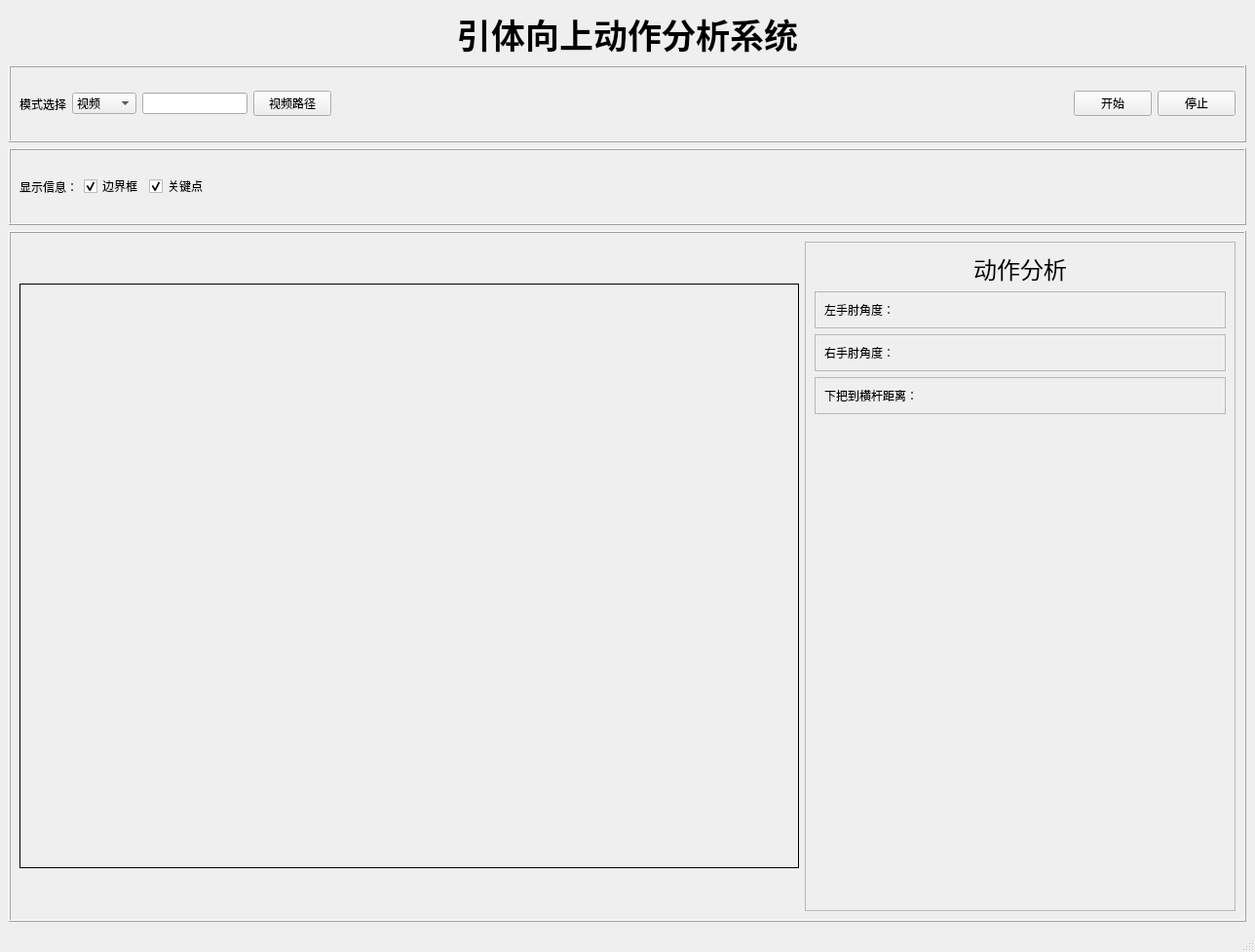
<?xml version="1.0" encoding="UTF-8"?>
<ui version="4.0">
 <class>MainWindow</class>
 <widget class="QMainWindow" name="MainWindow">
  <property name="geometry">
   <rect>
    <x>0</x>
    <y>0</y>
    <width>1288</width>
    <height>977</height>
   </rect>
  </property>
  <property name="windowTitle">
   <string>MainWindow</string>
  </property>
  <widget class="QWidget" name="centralwidget">
   <property name="layoutDirection">
    <enum>Qt::LeftToRight</enum>
   </property>
   <layout class="QVBoxLayout" name="verticalLayout" stretch="0,1,1,9">
    <item>
     <widget class="QLabel" name="label">
      <property name="font">
       <font>
        <family>宋体</family>
        <pointsize>26</pointsize>
        <weight>75</weight>
        <italic>false</italic>
        <bold>true</bold>
       </font>
      </property>
      <property name="layoutDirection">
       <enum>Qt::LeftToRight</enum>
      </property>
      <property name="styleSheet">
       <string notr="true"/>
      </property>
      <property name="text">
       <string>引体向上动作分析系统</string>
      </property>
      <property name="alignment">
       <set>Qt::AlignCenter</set>
      </property>
     </widget>
    </item>
    <item>
     <widget class="QFrame" name="frame_3">
      <property name="frameShape">
       <enum>QFrame::Box</enum>
      </property>
      <property name="frameShadow">
       <enum>QFrame::Raised</enum>
      </property>
      <layout class="QHBoxLayout" name="horizontalLayout">
       <item>
        <widget class="QLabel" name="label_2">
         <property name="text">
          <string>模式选择</string>
         </property>
        </widget>
       </item>
       <item>
        <widget class="QComboBox" name="comboBox_select_model">
         <item>
          <property name="text">
           <string>视频</string>
          </property>
         </item>
         <item>
          <property name="text">
           <string>摄像头</string>
          </property>
         </item>
        </widget>
       </item>
       <item>
        <widget class="QLineEdit" name="lineEdit_video_path">
         <property name="sizePolicy">
          <sizepolicy hsizetype="Minimum" vsizetype="Fixed">
           <horstretch>0</horstretch>
           <verstretch>0</verstretch>
          </sizepolicy>
         </property>
        </widget>
       </item>
       <item>
        <widget class="QPushButton" name="button_select_video">
         <property name="text">
          <string>视频路径</string>
         </property>
        </widget>
       </item>
       <item>
        <spacer name="horizontalSpacer">
         <property name="orientation">
          <enum>Qt::Horizontal</enum>
         </property>
         <property name="sizeHint" stdset="0">
          <size>
           <width>40</width>
           <height>20</height>
          </size>
         </property>
        </spacer>
       </item>
       <item>
        <widget class="QPushButton" name="button_start">
         <property name="text">
          <string>开始</string>
         </property>
        </widget>
       </item>
       <item>
        <widget class="QPushButton" name="button_stop">
         <property name="text">
          <string>停止</string>
         </property>
        </widget>
       </item>
      </layout>
     </widget>
    </item>
    <item>
     <widget class="QFrame" name="frame_4">
      <property name="frameShape">
       <enum>QFrame::Box</enum>
      </property>
      <property name="frameShadow">
       <enum>QFrame::Raised</enum>
      </property>
      <layout class="QHBoxLayout" name="horizontalLayout_3">
       <item>
        <widget class="QLabel" name="label_3">
         <property name="text">
          <string>显示信息：</string>
         </property>
        </widget>
       </item>
       <item>
        <widget class="QCheckBox" name="checkBox_show_box">
         <property name="text">
          <string>边界框</string>
         </property>
         <property name="checked">
          <bool>true</bool>
         </property>
        </widget>
       </item>
       <item>
        <widget class="QCheckBox" name="checkBox_show_kpts">
         <property name="text">
          <string>关键点</string>
         </property>
         <property name="checked">
          <bool>true</bool>
         </property>
        </widget>
       </item>
       <item>
        <spacer name="horizontalSpacer_2">
         <property name="orientation">
          <enum>Qt::Horizontal</enum>
         </property>
         <property name="sizeHint" stdset="0">
          <size>
           <width>40</width>
           <height>20</height>
          </size>
         </property>
        </spacer>
       </item>
      </layout>
     </widget>
    </item>
    <item>
     <widget class="QFrame" name="frame">
      <property name="styleSheet">
       <string notr="true"/>
      </property>
      <property name="frameShape">
       <enum>QFrame::Box</enum>
      </property>
      <property name="frameShadow">
       <enum>QFrame::Raised</enum>
      </property>
      <property name="lineWidth">
       <number>1</number>
      </property>
      <layout class="QHBoxLayout" name="horizontalLayout_2" stretch="3,1">
       <item>
        <widget class="QLabel" name="label_video">
         <property name="maximumSize">
          <size>
           <width>800</width>
           <height>600</height>
          </size>
         </property>
         <property name="font">
          <font>
           <pointsize>24</pointsize>
          </font>
         </property>
         <property name="layoutDirection">
          <enum>Qt::LeftToRight</enum>
         </property>
         <property name="styleSheet">
          <string notr="true"/>
         </property>
         <property name="frameShape">
          <enum>QFrame::Box</enum>
         </property>
         <property name="text">
          <string/>
         </property>
         <property name="scaledContents">
          <bool>true</bool>
         </property>
        </widget>
       </item>
       <item>
        <widget class="QFrame" name="frame_2">
         <property name="styleSheet">
          <string notr="true"/>
         </property>
         <property name="frameShape">
          <enum>QFrame::StyledPanel</enum>
         </property>
         <property name="frameShadow">
          <enum>QFrame::Raised</enum>
         </property>
         <layout class="QVBoxLayout" name="verticalLayout_2">
          <item>
           <widget class="QLabel" name="label_4">
            <property name="font">
             <font>
              <pointsize>18</pointsize>
             </font>
            </property>
            <property name="text">
             <string>动作分析</string>
            </property>
            <property name="alignment">
             <set>Qt::AlignCenter</set>
            </property>
           </widget>
          </item>
          <item>
           <widget class="QFrame" name="frame_5">
            <property name="frameShape">
             <enum>QFrame::StyledPanel</enum>
            </property>
            <property name="frameShadow">
             <enum>QFrame::Raised</enum>
            </property>
            <layout class="QHBoxLayout" name="horizontalLayout_4">
             <item>
              <widget class="QLabel" name="label_5">
               <property name="text">
                <string>左手肘角度：</string>
               </property>
              </widget>
             </item>
             <item>
              <widget class="QLabel" name="label_left_angle">
               <property name="text">
                <string/>
               </property>
              </widget>
             </item>
            </layout>
           </widget>
          </item>
          <item>
           <widget class="QFrame" name="frame_6">
            <property name="frameShape">
             <enum>QFrame::StyledPanel</enum>
            </property>
            <property name="frameShadow">
             <enum>QFrame::Raised</enum>
            </property>
            <layout class="QHBoxLayout" name="horizontalLayout_5">
             <item>
              <widget class="QLabel" name="label_6">
               <property name="text">
                <string>右手肘角度：</string>
               </property>
              </widget>
             </item>
             <item>
              <widget class="QLabel" name="label_right_angle">
               <property name="text">
                <string/>
               </property>
              </widget>
             </item>
            </layout>
           </widget>
          </item>
          <item>
           <widget class="QFrame" name="frame_7">
            <property name="frameShape">
             <enum>QFrame::StyledPanel</enum>
            </property>
            <property name="frameShadow">
             <enum>QFrame::Raised</enum>
            </property>
            <layout class="QHBoxLayout" name="horizontalLayout_6">
             <item>
              <widget class="QLabel" name="label_7">
               <property name="text">
                <string>下把到横杆距离：</string>
               </property>
              </widget>
             </item>
             <item>
              <widget class="QLabel" name="label_dis">
               <property name="text">
                <string/>
               </property>
              </widget>
             </item>
            </layout>
           </widget>
          </item>
          <item>
           <spacer name="verticalSpacer">
            <property name="orientation">
             <enum>Qt::Vertical</enum>
            </property>
            <property name="sizeHint" stdset="0">
             <size>
              <width>20</width>
              <height>40</height>
             </size>
            </property>
           </spacer>
          </item>
         </layout>
        </widget>
       </item>
      </layout>
     </widget>
    </item>
   </layout>
  </widget>
  <widget class="QMenuBar" name="menubar">
   <property name="geometry">
    <rect>
     <x>0</x>
     <y>0</y>
     <width>1288</width>
     <height>23</height>
    </rect>
   </property>
  </widget>
  <widget class="QStatusBar" name="statusbar"/>
 </widget>
 <resources/>
 <connections/>
</ui>
